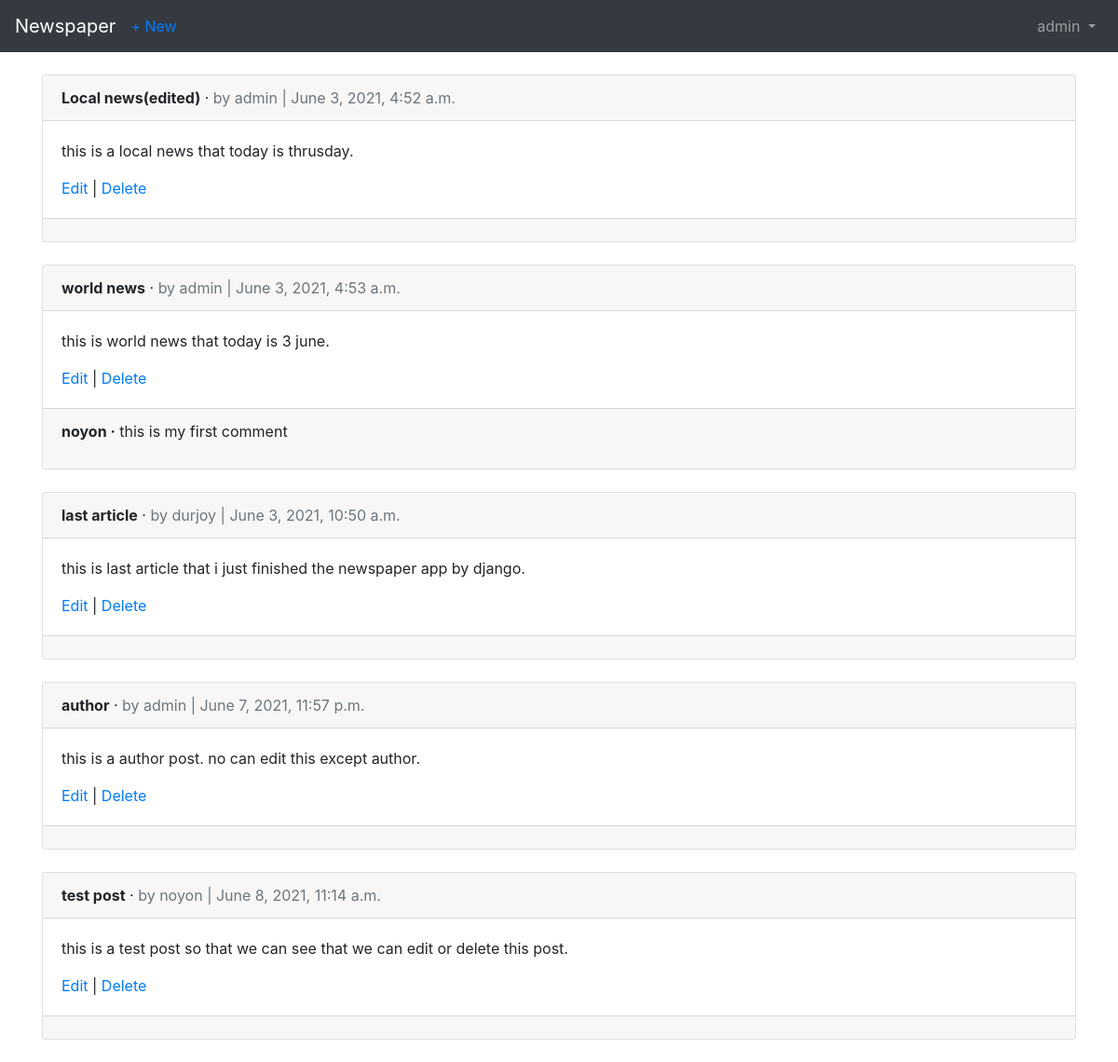
The page /articles/ (signed in) on the database its author committed.
### users/models.py (models this page shows)
class CustomUser(AbstractUser):
  age = models.PositiveIntegerField(null= True, blank=True)

### articles/models.py (models this page shows, shortened)
class Article(models.Model):
  title = models.CharField(max_length=70)
  body = models.TextField()
  date = models.DateTimeField(auto_now_add=True)
  author = models.ForeignKey(get_user_model(),on_delete=CASCADE)

class Comment(models.Model):
  article  = models.ForeignKey(Article,on_delete=models.CASCADE,related_name='comments')
  comment = models.CharField(max_length=140)
  author = models.ForeignKey(get_user_model(),on_delete=CASCADE)
  def __str__(self):
    return self.comment

### articles/views.py (the view)
# urls.py: path('', ArticleListView.as_view(), name='article_list'),
class ArticleListView(LoginRequiredMixin,ListView):
  model = Article
  template_name = 'article_list.html'
  login_url = 'login'

### articles/templates/article_list.html (shortened to what this page needs)
{% extends 'base.html' %}
{% block content %}
  {% for article in object_list %}
    <div class="card">
    <div class="card-header">
      <span class="font-weight-bold">{{ article.title }}</span> &middot;
      <span class="text-muted">by {{ article.author }} |
      {{ article.date }}</span>
    </div>
    <div class="card-body">
      <p>{{ article.body }}</p>
      <a href="{% url 'article_edit' article.pk %}">Edit</a> |
      <a href="{% url 'article_delete' article.pk %}">Delete</a>
    </div>
    <div class="card-footer">
    {% for comment in article.comments.all %}
      <p>
      <span class="font-weight-bold">{{ comment.author }} &middot;</span>
      {{ comment }}
      </p>
    {% endfor %}
    </div>
    </div>
    <br />
  {% endfor %}
{% endblock content %}

### users/templates/base.html (shortened to what this page needs)
<!doctype html>
<html lang="en">
<head>
<link rel="stylesheet" href="https://maxcdn.bootstrapcdn.com/bootstrap/4.5.2/css/bootstrap.min.css">
</head>
<body>
  <nav class="navbar navbar-expand-md navbar-dark bg-dark mb-4">
  <a class="navbar-brand" href="{% url 'home' %}">Newspaper</a>
  {% if user.is_authenticated %}
  <ul class="navbar-nav mr-auto">
  <li class="nav-item"><a href="{% url 'article_new' %}">+ New</a></li>
  </ul>
  {% endif %}
  <div class="collapse navbar-collapse" id="navbarCollapse">
  {% if user.is_authenticated %}
  <ul class="navbar-nav ml-auto">
  <li class="nav-item">
  <a class="nav-link dropdown-toggle" href="#" id="userMenu"
  data-toggle="dropdown" aria-haspopup="true"
  aria-expanded="false">
  {{ user.username }}
  </a>
  </li>
  </ul>
  {% else %}
  <form class="form-inline ml-auto">
    <a href="{% url 'login' %}" class="btn btn-outline-secondary">Log In</a>
    <a href="{% url 'signup' %}" class="btn btn-primary ml-2">Sign up</a>
  </form>
  {% endif %}
  </div>
  </nav>
  <div class="container">
  {% block content %}
  {% endblock content %}
  </div>
</body>
</html>

### rows shown on the page
CustomUser: username "admin"
Article: title "Local news(edited)", author "admin", date "June 3, 2021, 4:52 a.m.", body "this is a local news that today is thrusday."
Article: title "world news", author "admin", date "June 3, 2021, 4:53 a.m.", body "this is world news that today is 3 june."
Comment: author "noyon", comment "this is my first comment"
Article: title "last article", author "durjoy", date "June 3, 2021, 10:50 a.m.", body "this is last article that i just finished the newspaper app by django."
Article: title "author", author "admin", date "June 7, 2021, 11:57 p.m.", body "this is a author post. no can edit this except author."
Article: title "test post", author "noyon", date "June 8, 2021, 11:14 a.m.", body "this is a test post so that we can see that we can edit or delete this post."
